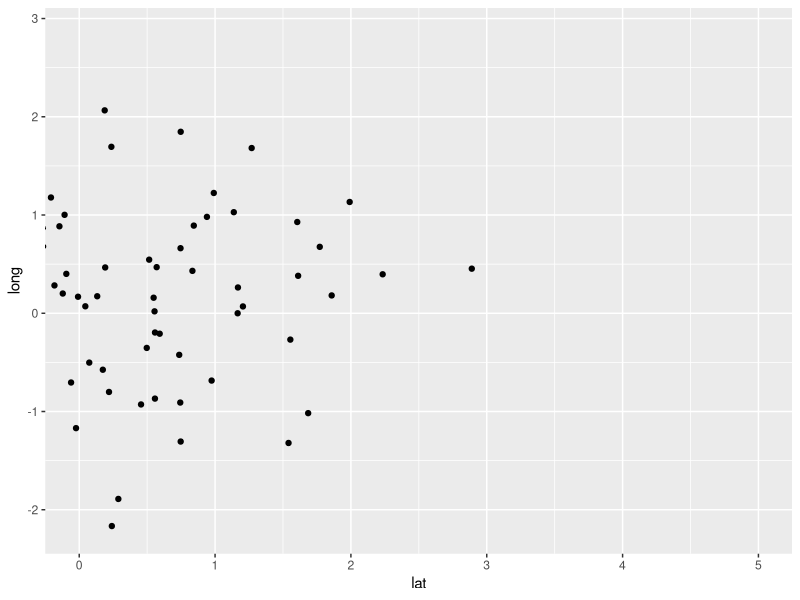
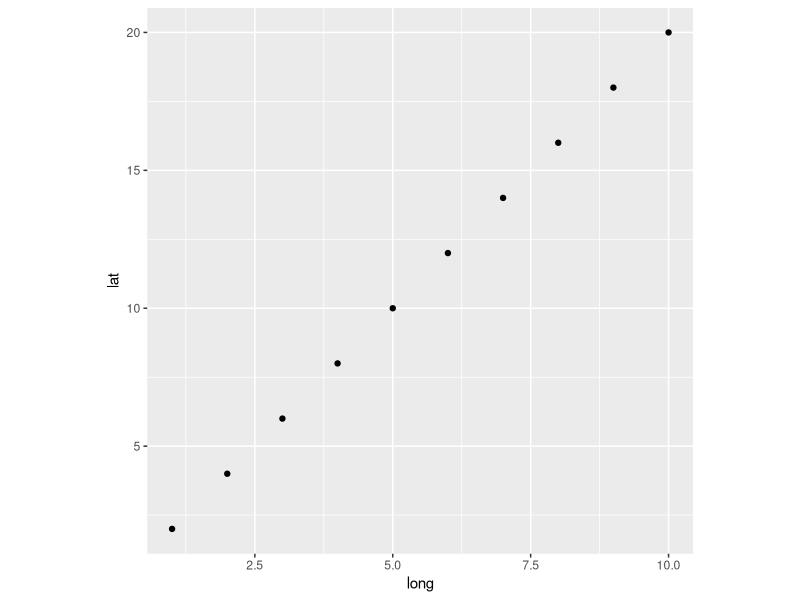
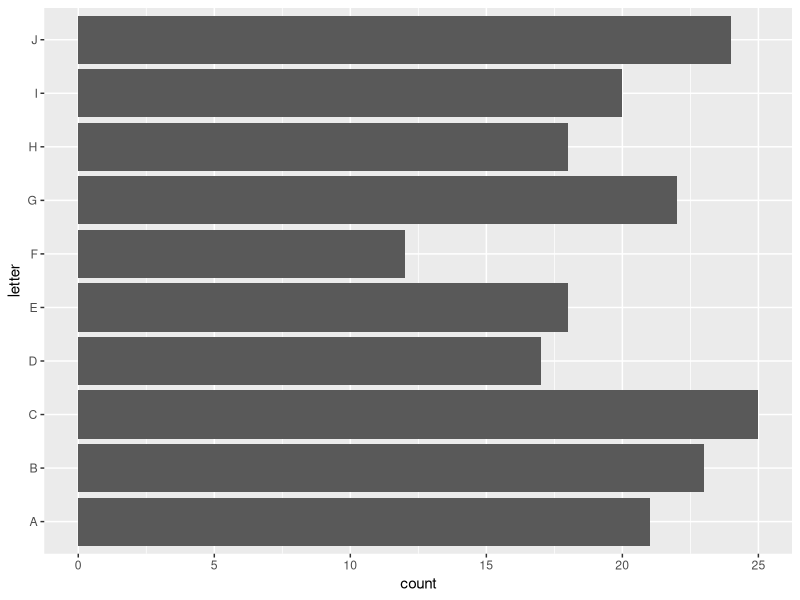
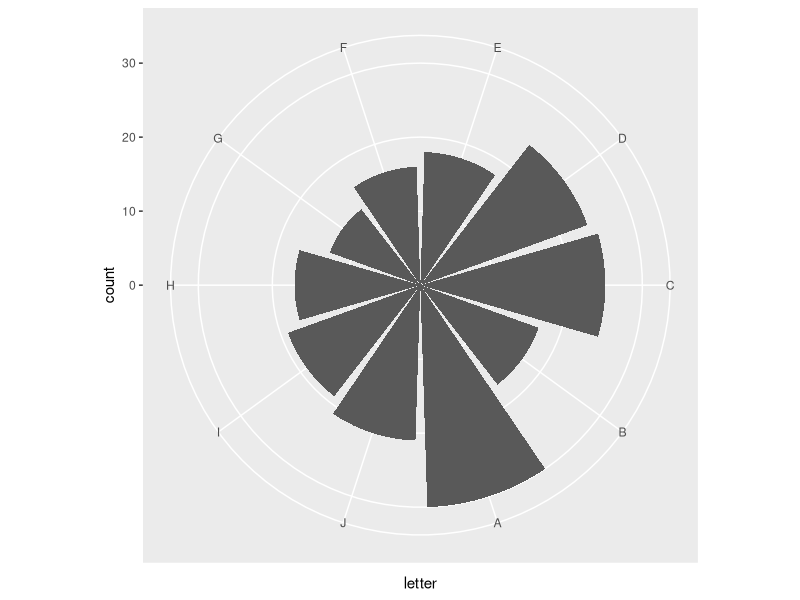
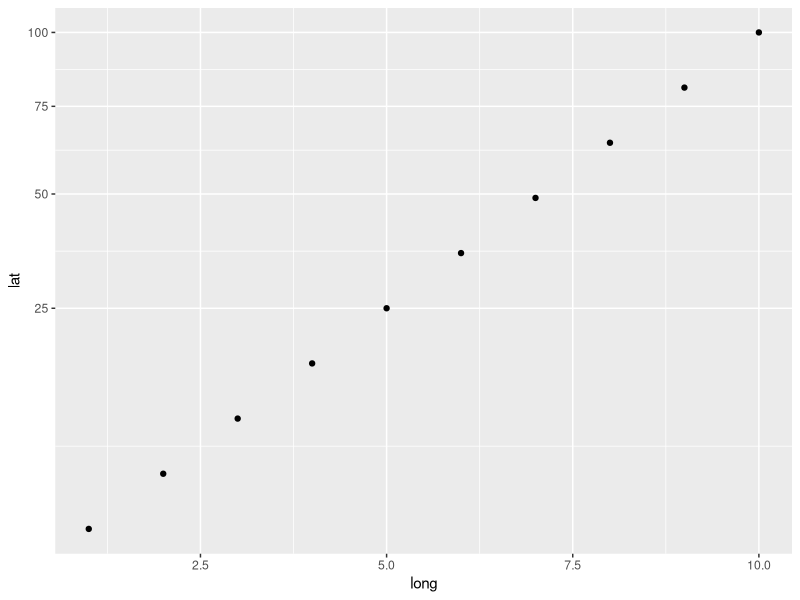
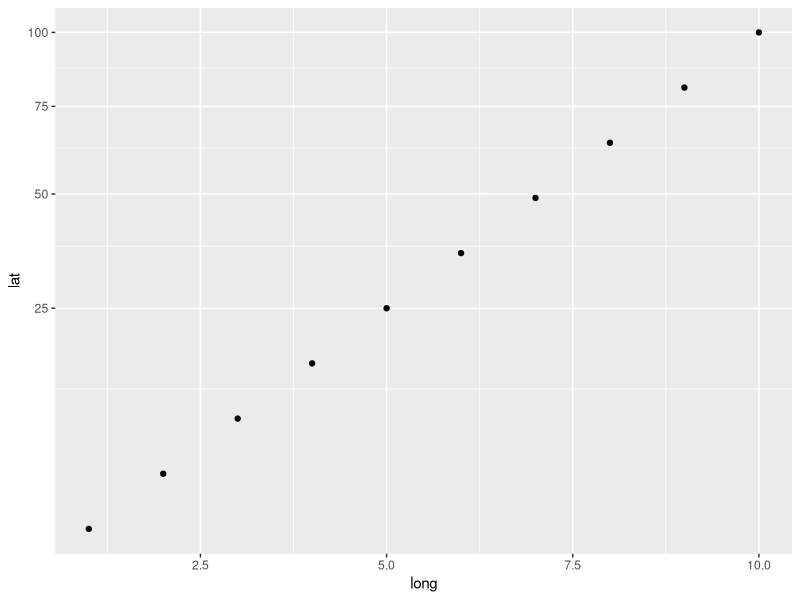

These charts were generated, in order, by the following R code:
## ---- chunk 1
knitr::opts_chunk$set(warning = FALSE, message = FALSE)
knitr::opts_chunk$set(fig.align = "center", fig.width = 6, fig.asp = 0.7)
library(ggplot2)
library(dplyr)
## ---- chunk 2
ggplot(tibble(lat = rnorm(100), long = rnorm(100))) + 
  geom_point(aes(x = lat, y = long)) +
  coord_cartesian(xlim = c(0, 5))
## ---- chunk 3
ggplot(tibble(long = 1:10, lat = 1:10*2)) +
  geom_point(aes(x = long, y = lat)) +
  coord_fixed(ratio = 1/2)
## ---- chunk 4
ggplot(tibble(letter = sample(LETTERS[1:10], 200, replace = TRUE))) +
  geom_bar(aes(x = letter)) +
  coord_flip()
## ---- chunk 5
ggplot(tibble(letter = sample(LETTERS[1:10], 200, replace = TRUE))) +
  geom_bar(aes(x = letter)) +
  coord_polar(theta = "x", start = pi, direction = -1)
## ---- chunk 6
ggplot(data.frame(long = 1:10, lat = (1:10)^2), aes(long, lat)) + 
  geom_point(aes(x = long, y = lat)) +
  scale_y_sqrt()
## ---- chunk 7
ggplot(data.frame(long = 1:10, lat = (1:10)^2), aes(long, lat)) + 
  geom_point(aes(x = long, y = lat)) +
  coord_trans(y = "sqrt")
